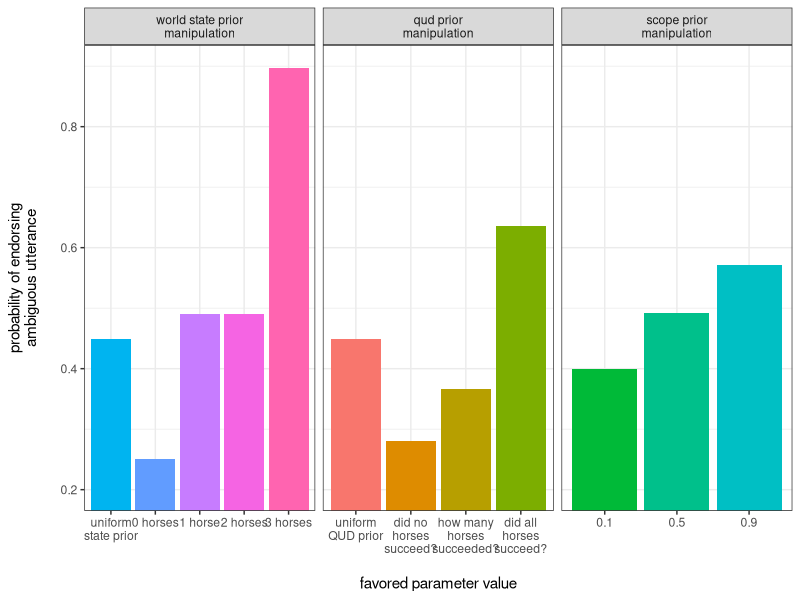

The R script that drew this image:
setwd("~/Documents/git/meaningLab/kids-scope/models/plots/")
##setwd("~/Documents/MATLAB/RSA Functions/R Code for Graphs/kids-scope/kids-scope")
library(ggplot2)
library(scales)

# ## BIG PLOT
# 
# all_d = read.csv("big_matrix.csv",header=T)
# 
# names(all_d) <- c("state","scope","QUD","p")
# 
# all_d$state = factor(all_d$state,levels=c("3","0","1","2"))
# all_d$state = factor(all_d$state,labels=c("uniform\nstate prior","0 horses","1 horse","2 horses"))
# 
# all_d$QUD = factor(all_d$QUD,levels=c("3","0","1","2"))
# all_d$QUD = factor(all_d$QUD,labels=c("uniform\nQUD prior","did no\nhorses succeed?","how many\nhorses succeeded?","did all\nhorses succeed?"))
# 
# p <- ggplot(all_d,aes(x=as.factor(scope),y=p,fill=as.factor(scope))) +
#   geom_bar(stat="identity")+
#   ylab("probability of endorsing\nambiguous utterance\n") +
#   xlab("\nscope prior")+
#   #scale_fill_manual(values=c("red", "blue"))+
#   theme(axis.text.x = element_text(size=10,angle=0))+
#   #ylim(0,0.8)+
#   theme_bw()+
#   guides(fill=FALSE)+
# facet_grid(QUD~state)
# p
# #ggsave("big-plot.jpg",width=7,height=7)


## little plot

q = read.csv("qud_manip9.csv",header=F)
names(q) <- c("state","scope","QUD","p")
q$condition = "qud"
q$QUD = factor(q$QUD,levels=c("3","0","1","2"))
q$QUD = factor(q$QUD,labels=c("uniform\nQUD prior","did no\nhorses succeed?","how many\nhorses succeeded?","did all\nhorses succeed?"))
s = read.csv("scope_manip.csv",header=F)
names(s) <- c("state","scope","QUD","p")
s$condition = "scope"
w = read.csv("world_manip9.csv",header=F)
names(w) <- c("state","scope","QUD","p")
w$condition = "world"
w$state = factor(w$state,levels=c("4","0","1","2","3"))
w$state = factor(w$state,labels=c("uniform\nstate prior","0 horses","1 horse","2 horses","3 horses"))


d = rbind(s,w,q)

d$x = NA
d[d$condition=="qud",]$x = as.character(d[d$condition=="qud",]$QUD)
d[d$condition=="scope",]$x = d[d$condition=="scope",]$scope
d[d$condition=="world",]$x = d[d$condition=="world",]$world

d$x = factor(d$x,levels=c("uniform\nQUD prior","did no\nhorses succeed?","how many\nhorses succeeded?","did all\nhorses succeed?","0.1","0.5","0.9","uniform\nstate prior","0 horses","1 horse","2 horses","3 horses"))
d$x = factor(d$x,labels=c("uniform\nQUD prior","did no\nhorses\nsucceed?","how many\nhorses\nsucceeded?","did all\nhorses\nsucceed?","0.1","0.5","0.9","uniform\nstate prior","0 horses","1 horse","2 horses","3 horses"))

d$condition = factor(d$condition,levels=c("world","qud","scope"))
d$condition = factor(d$condition,labels=c("world state prior\nmanipulation","qud prior\nmanipulation","scope prior\nmanipulation"))

lp <- ggplot(d,aes(x=as.factor(x),y=p,fill=as.factor(x))) +
  geom_bar(stat="identity")+
  ylab("probability of endorsing\nambiguous utterance\n") +
  xlab("\nscope prior")+
  #scale_fill_manual(values=c("red", "blue"))+
  theme(axis.text.x = element_text(size=10,angle=0))+
  scale_y_continuous(limits=c(.2,.9),oob = rescale_none)+
  theme_bw()+
  xlab("\nfavored parameter value")+
  guides(fill=FALSE)+
  facet_grid(.~condition,scales = "free_x")
lp
#ggsave("little-plot.jpg",width=10.2,height=2.75)

##Super Endorsement Graph

# e = read.csv("super_endorse9.csv",header=F)
# names(e) <- c("state","scope","QUD","p")
# 
# se <- ggplot(e,aes(x=as.factor(x),y=p,fill=as.factor(x))) +
#   geom_bar(stat="identity")+
#   ylab("probability of endorsing\nambiguous utterance\n") +
#   xlab("\nscope prior")+
#   #scale_fill_manual(values=c("red", "blue"))+
#   theme(axis.text.x = element_text(size=10,angle=0))+
#   scale_y_continuous(limits=c(.3,1),oob = rescale_none)+
#   theme_bw()+
#   xlab("\ninverse scope prior")+
#   guides(fill=FALSE)+
#   facet_grid(.~condition,scales = "free_x")
# se
#ggsave("super_endorse.jpg",width=3,height=3)


